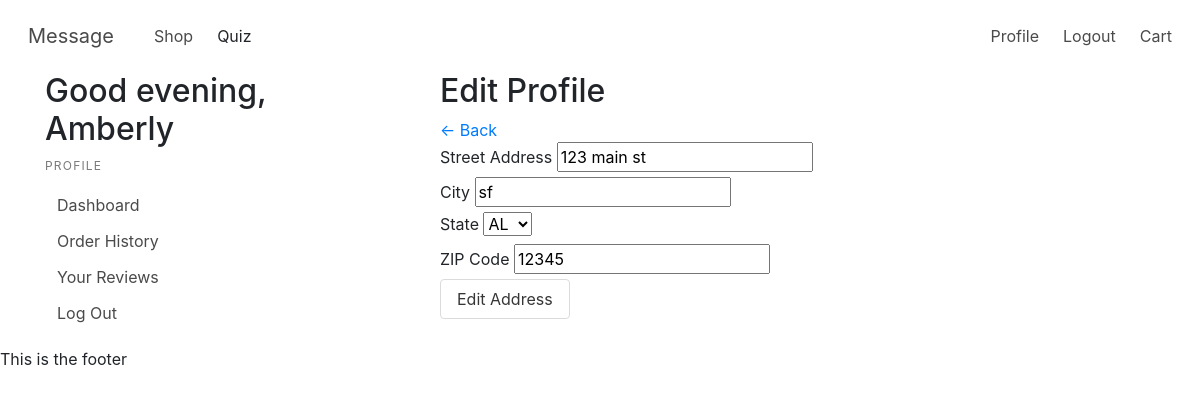
Page /profile/address (signed in) on the earlier database version.
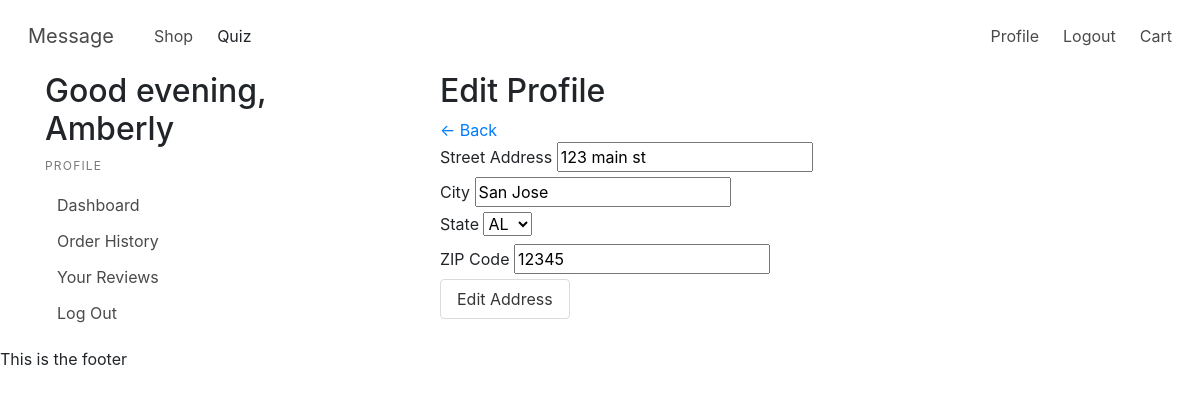
Same page on the later database version.
### models.py (models this page shows, shortened)
class User(UserMixin, Model):
    fname = CharField()
    lname = CharField()
    email = CharField(unique=True)
    password = CharField(max_length=100)
    street_address = CharField(default="")
    city = CharField(default="")
    state = CharField(default="")
    postal_code = CharField(default="")
    join_date = DateTimeField(default=datetime.datetime.now())
    class Meta:
        database = DATABASE

### app.py (the view, shortened to what this page needs)
@app.route('/profile/address', methods=["GET", "POST"])
@login_required
def edit_address():
    user = current_user
    current_hour = datetime.datetime.now().hour
    greeting = time_of_day(current_hour)
    form = forms.EditAddressForm()
    return render_template("editAddress.html", form=form, user=user, greeting=greeting)

### app.py (called while the page is built)
@login_manager.user_loader
def load_user(userid):
    try:
        return models.User.get(models.User.id == userid)
    except models.DoesNotExist:
        return None

@app.before_request
def before_request():
    g.db = models.DATABASE
    g.db.connect()
    g.user = current_user

@app.after_request
def after_request(response):
    g.db.close()
    return response

def time_of_day(hour):
    return (
        "morning" if 5 <= hour <= 11
        else
        "afternoon" if 12 <= hour <= 17
        else
        "evening" if 18 <= hour <= 22
        else
        "night"
    )

### templates/editAddress.html (shortened to what this page needs)
{% extends "profile.html" %}
{% from "macros.html" import field_error %}
{% block profile %}
<h2>Edit Profile</h2>
<a href="/profile">&#8592; Back</a>
<form method="POST" action="" class="form form-group">
    <div class="form-input">
        {{form.street_address.label}}
        {{form.street_address(value=user.street_address)}}
    </div>
    <div class="form-input">
        {{form.city.label}}
        {{form.city(value=user.city)}}
    </div>
    <div class="form-input">
        {{form.state.label}}
        {{form.state(value=user.state)}}
    </div>
    <div class="form-input">
        {{form.postal_code.label}}
        {{form.postal_code(value=user.postal_code)}}
    </div>
    <button class="button" type="submit">Edit Address</button>
</form>
{% endblock %}

### templates/profile.html
{% extends 'layout.html' %}
{% block content %}
<div class="container">
    <div class="row">
        <div class="col-sm-4">
            <h2> Good {{greeting}}, {{user.fname}}</h2>
            <aside class="menu">
                <p class="menu-label">
                    Profile
                </p>
                <ul class="menu-list">
                    <li><a href="{{url_for('profile')}}">Dashboard</a></li>
                    <li><a href="{{url_for('order_history')}}">Order History</a></li>
                    <li><a href="{{url_for('reviews')}}">Your Reviews</a></li>
                    <li><a href="{{url_for('logout')}}">Log Out</a></li>
                </ul>
            </aside>
        </div>
        <div class="col-sm-8">
            <div class="container">
                {% block profile %}
                {% endblock %}
            </div>
        </div>
    </div>
</div>
{% endblock %}

Differences in the rows shown:
changed User "Amberly": city "sf" → "San Jose"
